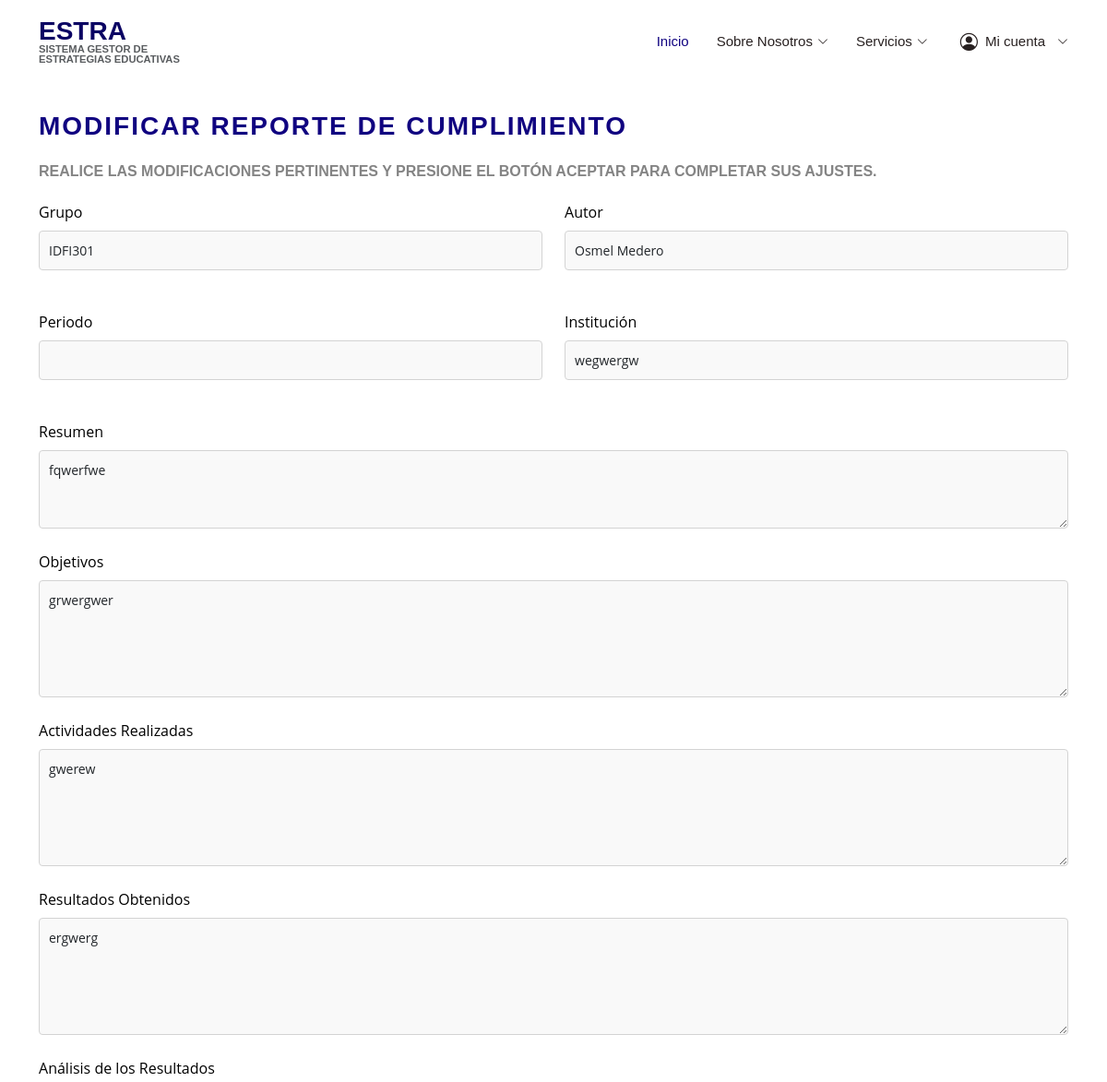
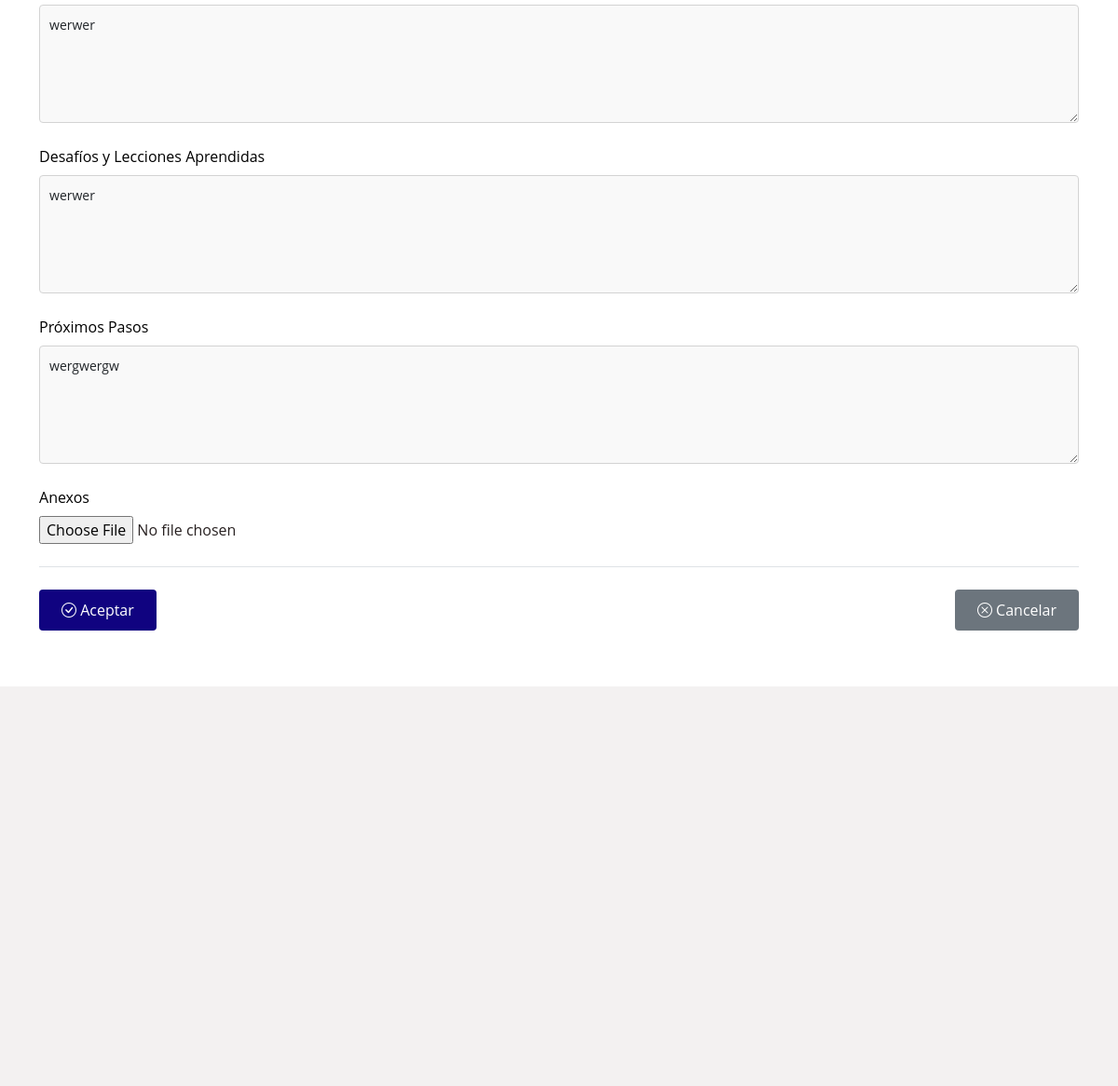
Screenshot of /p/modificar/reporte/1/ (signed in) with the database file from the repository (2 pictures, top to bottom).
### reportes/models.py (models this page shows, shortened)
class Reporte(models.Model):
    PERIODO_CHOICES = [
        ('primer_semestre', 'Primer Semestre'),
        ('segundo_semestre', 'Segundo Semestre'),
    ]
    codigo = models.CharField(max_length=20, blank=True, null=True)
    periodo = models.CharField(max_length=20, choices=PERIODO_CHOICES, blank=True, null=True)
    fecha = models.DateField(blank=True, null=True, default=date.today)
    autor = models.CharField(max_length=50, blank=True, null=True)
    institucion = models.CharField(max_length=50, blank=True, null=True)
    resumen = models.TextField(blank=True, null=True)
    objetivos = models.TextField(blank=True, null=True)
    actividades = models.TextField(blank=True, null=True)
    resultados = models.TextField(blank=True, null=True)
    analisis = models.TextField(blank=True, null=True)
    desafios = models.TextField(blank=True, null=True)
    proximos_pasos = models.TextField(blank=True, null=True)
    anexos = models.FileField(upload_to='anexos_reportes/', blank=True, null=True)
    grupo = models.ForeignKey(
        'grupos.Grupo',
        on_delete=models.CASCADE,
        related_name='reportes'
    )

### reportes/vistas/vistas_principal.py (the view, shortened to what this page needs)
# urls.py: path('p/modificar/reporte/<int:reporte_id>/', vistas_principal.modificar_reporte, name='p_modificar_reporte'),
def modificar_reporte(request, reporte_id):
    if not request.user.is_authenticated:
        messages.error(request, "No estas autenticado.")
        return redirect("login")
    if not request.user.es_profesor():
        messages.error(request, "No tienes permiso para funcion modelo.")
        return redirect("pagina_principal")
    reporte = get_object_or_404(Reporte, id=reporte_id)
    grupos = Grupo.objects.all()
    return render(request, 'profesor_principal/modificar_reporte.html', {'reporte': reporte, 'grupos': grupos})

### usuarios/models.py (called while the page is built)
    def es_profesor(self):
        return self.rol == 'profesor_principal'

### templates/profesor_principal/modificar_reporte.html (shortened to what this page needs)
{% extends "base.html" %}
{% load static %}
{% block content %}
<section id="formulario-reporte" class="formulario-reporte">
  <div class="container">
    <div class="section-title">
      <h2> Modificar Reporte de Cumplimiento</h2>
      <p>Realice las modificaciones pertinentes y presione el botón Aceptar para completar sus ajustes.</p>
    </div>
    <form id="form-reporte" class="php-email-form" method="POST" enctype="multipart/form-data" action="{% url 'p_modificar_reporte' reporte.id %}">
      <div class="row mb-4">
        <div class="form-group col-md-6">
          <label for="select_grupo">Grupo</label>
          <select name="grupo" id="select_grupo" class="form-control" required>
            {% for grupo in grupos %}
              <option value="{{ grupo.id }}" {% if reporte.grupo == grupo.id %}selected{% endif %}>{{ grupo.nombre }}</option>
            {% endfor %}
          </select>
        </div>
        <div class="form-group col-md-6">
          <label for="autor">Autor</label>
          <input type="text" id="autor" name="autor" class="form-control" maxlength="50" required value="{{reporte.autor}}" disabled >
        </div>
      </div>
      <div class="row mb-4">
        <div class="form-group col-md-6">
          <label for="periodo">Periodo</label>
          <select id="periodo" name="periodo" class="form-control" required>
          </select>
        </div>
        <div class="form-group col-md-6">
          <label for="institucion">Institución</label>
          <input type="text" id="institucion" name="institucion" class="form-control" maxlength="50" required value="{{reporte.institucion}}">
        </div>
      </div>
      <div class="form-group mb-4">
        <label for="resumen">Resumen</label>
        <textarea id="resumen" name="resumen" class="form-control" rows="3" required>{{reporte.resumen}}</textarea>
      </div>
      <div class="form-group mb-4">
        <label for="objetivos">Objetivos</label>
        <textarea id="objetivos" name="objetivos" class="form-control" rows="5" required>{{reporte.objetivos}}</textarea>
      </div>
      <div class="form-group mb-4">
        <label for="actividades">Actividades Realizadas</label>
        <textarea id="actividades" name="actividades" class="form-control" rows="5" required>{{reporte.actividades}}</textarea>
      </div>
      <div class="form-group mb-4">
        <label for="resultados">Resultados Obtenidos</label>
        <textarea id="resultados" name="resultados" class="form-control" rows="5" required>{{reporte.resultados}}</textarea>
      </div>
      <div class="form-group mb-4">
        <label for="analisis">Análisis de los Resultados</label>
        <textarea id="analisis" name="analisis" class="form-control" rows="5" required>{{reporte.analisis}}</textarea>
      </div>
      <div class="form-group mb-4">
        <label for="desafios">Desafíos y Lecciones Aprendidas</label>
        <textarea id="desafios" name="desafios" class="form-control" rows="5" required>{{reporte.desafios}}</textarea>
      </div>
      <div class="form-group mb-4">
        <label for="proximos-pasos">Próximos Pasos</label>
        <textarea id="proximos-pasos" name="proximos_pasos" class="form-control" rows="5" required>{{reporte.proximos_pasos}}</textarea>
      </div>
      <div class="form-group mb-4">
        <label for="anexos">Anexos</label>
        <input type="file" name="anexos" accept="image/*">
      </div>
      <div class="d-flex justify-content-between mt-4 pt-4 border-top">
        <button type="submit" id="boton-registrar-reporte" class="btn btn-primary">
          <i class="bi bi-check-circle"></i> Aceptar
        </button>
        <button type="button" id="boton-cancelar-reporte" class="btn btn-cancelar" onclick="window.history.back()">
          <i class="bi bi-x-circle"></i> Cancelar
        </button>
      </div>
    </form>
  </div>
</section>
{% endblock%}

### static/assets/css/style.css (style rules this page uses)
body { font-family: "Open Sans", sans-serif; color: #282121; }
h1, h2, h3, h4, h5, h6 { font-family: "Raleway", sans-serif; }
section { padding: 60px 0; overflow: hidden; }
.section-title { padding-bottom: 20px; }
.section-title h2 { font-size: clamp(12px, 2.5vw, 14px); font-weight: 500; padding: 0; line-height: 1.2; margin: 0 0 10px 0; letter-spacing: 2px; text-transform: uppercase; color: #aaaaaa; font-family: "Poppins", sans-serif; word-break: break-word; }
.section-title p { margin: 0; margin: 0; font-size: 36px; font-weight: 700; text-transform: uppercase; font-family: "Poppins", sans-serif; color: #020d19; }
#formulario-reporte { background-color: #ffffff; padding: 60px 0; margin-top: 60px; }
#formulario-reporte .section-title h2 { color: #100380; font-size: 28px; font-weight: 700; margin-bottom: 20px; }
#formulario-reporte .section-title p { color: #848484; font-size: 16px; }
#formulario-reporte .form-group { margin-bottom: 20px; }
#formulario-reporte .form-group label { color: #000000; font-weight: 500; margin-bottom: 8px; display: block; }
#formulario-reporte .form-control { width: 100%; padding: 10px; border: 1px solid #d3d3d3; border-radius: 4px; font-size: 14px; background-color: #f9f9f9; transition: border-color 0.3s ease; }
#formulario-reporte textarea.form-control { resize: vertical; }
#formulario-reporte .btn-primary { background-color: #100380; border: none; padding: 10px 24px; color: #fff; border-radius: 4px; font-size: 16px; font-weight: 500; transition: background-color 0.3s ease; }
#formulario-reporte .btn-cancelar { background-color: #6c757d; border: none; padding: 10px 24px; color: #fff; border-radius: 4px; font-size: 16px; font-weight: 500; transition: background-color 0.3s ease; }
.form-control { transition: border-color 0.15s ease-in-out, box-shadow 0.15s ease-in-out; }

### rows the page displays
Reporte: autor "Osmel Medero", institucion "wegwergw", resumen "fqwerfwe", objetivos "grwergwer", actividades "gwerew", resultados "ergwerg", analisis "werwer", desafios "werwer", proximos_pasos "wergwergw"

### other values shown
form field grupo "IDFI301"
